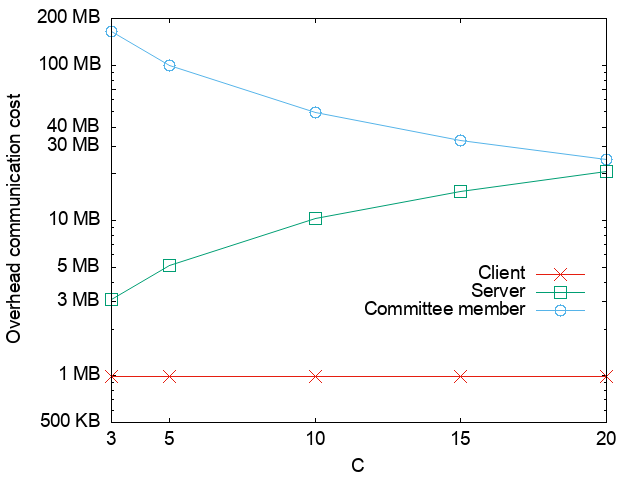

This figure's gnuplot source:
set terminal png font "Helvetica,14" 
set output "online_comm_N500_p64811.png"
set datafile sep ','
set key center right Right offset 0, -4
set xlabel "C"
set ylabel "Overhead communication cost"
set xtics ("3" 3,"5" 5, "10" 10,"15" 15,"20" 20)
set ytics add ("500 KB" 0.5)
set ytics add ("1 MB" 1)
# set ytics add ("3 MB" 3)
set ytics add ("5 MB" 5)
set ytics add ("10 MB" 10)
set ytics add ("" 20)
set ytics add ("30 MB" 30)
set ytics add ("100 MB" 100)
set ytics add ("200 MB" 200)
set log y

# x=C, for N=500 and P=64811
plot [3:][0.5:200] '../online_comm/online_comm.csv' every 9::226 using 2:($4-$7) title 'Client' with linespoints lc 7 pt 2 ps 2, \
             '../online_comm/online_comm.csv' every 9::226 using 2:($5-$8) title 'Server' with linespoints pt 4 ps 2 lc 2, \
             '../online_comm/online_comm.csv' every 9::226 using 2:6 title 'Committee member' with linespoints pt 6 ps 2 lc 3
